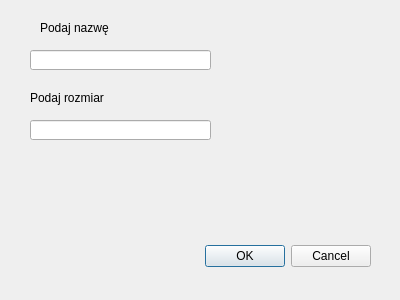
<?xml version="1.0" encoding="UTF-8"?>
<ui version="4.0">
 <class>ContinentWindow</class>
 <widget class="QDialog" name="ContinentWindow">
  <property name="geometry">
   <rect>
    <x>0</x>
    <y>0</y>
    <width>400</width>
    <height>300</height>
   </rect>
  </property>
  <property name="windowTitle">
   <string>Dialog</string>
  </property>
  <widget class="QDialogButtonBox" name="buttonBox">
   <property name="geometry">
    <rect>
     <x>30</x>
     <y>240</y>
     <width>341</width>
     <height>32</height>
    </rect>
   </property>
   <property name="orientation">
    <enum>Qt::Horizontal</enum>
   </property>
   <property name="standardButtons">
    <set>QDialogButtonBox::Cancel|QDialogButtonBox::Ok</set>
   </property>
  </widget>
  <widget class="QLabel" name="label">
   <property name="geometry">
    <rect>
     <x>40</x>
     <y>20</y>
     <width>101</width>
     <height>16</height>
    </rect>
   </property>
   <property name="text">
    <string>Podaj nazwę</string>
   </property>
  </widget>
  <widget class="QLineEdit" name="continentName">
   <property name="geometry">
    <rect>
     <x>30</x>
     <y>50</y>
     <width>181</width>
     <height>20</height>
    </rect>
   </property>
  </widget>
  <widget class="QLabel" name="label_2">
   <property name="geometry">
    <rect>
     <x>30</x>
     <y>90</y>
     <width>101</width>
     <height>16</height>
    </rect>
   </property>
   <property name="text">
    <string>Podaj rozmiar</string>
   </property>
  </widget>
  <widget class="QLineEdit" name="continentArea">
   <property name="geometry">
    <rect>
     <x>30</x>
     <y>120</y>
     <width>181</width>
     <height>20</height>
    </rect>
   </property>
  </widget>
 </widget>
 <resources/>
 <connections>
  <connection>
   <sender>buttonBox</sender>
   <signal>accepted()</signal>
   <receiver>ContinentWindow</receiver>
   <slot>accept()</slot>
   <hints>
    <hint type="sourcelabel">
     <x>248</x>
     <y>254</y>
    </hint>
    <hint type="destinationlabel">
     <x>157</x>
     <y>274</y>
    </hint>
   </hints>
  </connection>
  <connection>
   <sender>buttonBox</sender>
   <signal>rejected()</signal>
   <receiver>ContinentWindow</receiver>
   <slot>reject()</slot>
   <hints>
    <hint type="sourcelabel">
     <x>316</x>
     <y>260</y>
    </hint>
    <hint type="destinationlabel">
     <x>286</x>
     <y>274</y>
    </hint>
   </hints>
  </connection>
 </connections>
</ui>
